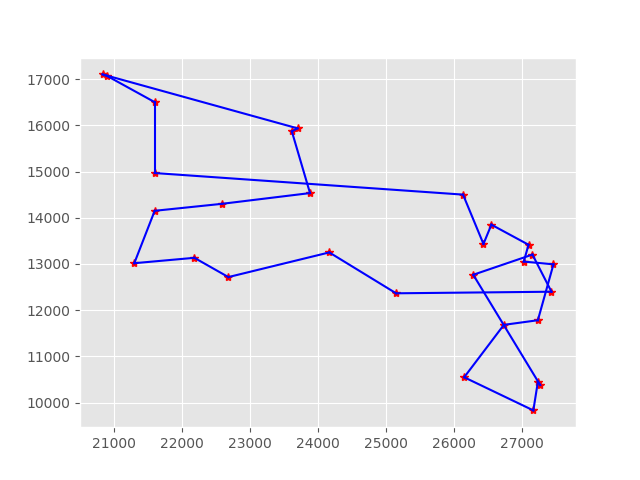

The script that saved this image:
from visualization import x, y
import numpy as np
from random import randint
import matplotlib.pyplot as plt

plt.style.use('ggplot')


def distance(x1, y1, x2, y2):
    return np.sqrt(pow(x2 - x1, 2) + pow(y2 - y1, 2))


citiesAll = []
for i in range(0, len(x)):
    citiesAll.append(i)

minDist = 100000
minList = []

for i in range(0, 70000):
    dist = 0
    passedCities = []
    passedCities.append(0)
    while len(passedCities) < len(x):
        remainedCities = list(set(citiesAll) - set(passedCities))
        cityNum1 = randint(0, len(remainedCities) - 1)
        cityNum2 = randint(0, len(remainedCities) - 1)
        cityNum3 = randint(0, len(remainedCities) - 1)
        cityNum4 = randint(0, len(remainedCities) - 1)
        cityNum5 = randint(0, len(remainedCities) - 1)
        d1 = distance(x[passedCities[-1]], y[passedCities[-1]],
                      x[remainedCities[cityNum1]], y[remainedCities[cityNum1]])
        d2 = distance(x[passedCities[-1]], y[passedCities[-1]],
                      x[remainedCities[cityNum2]], y[remainedCities[cityNum2]])
        d3 = distance(x[passedCities[-1]], y[passedCities[-1]],
                      x[remainedCities[cityNum3]], y[remainedCities[cityNum3]])
        d4 = distance(x[passedCities[-1]], y[passedCities[-1]],
                      x[remainedCities[cityNum4]], y[remainedCities[cityNum4]])
        d5 = distance(x[passedCities[-1]], y[passedCities[-1]],
                      x[remainedCities[cityNum5]], y[remainedCities[cityNum5]])
        if d1 == min(d1, d2, d3, d4, d5):
            cityNum = cityNum1
        else:
            if d2 == min(d1, d2, d3, d4, d5):
                cityNum = cityNum2
            else:
                if d3 == min(d1, d2, d3, d4, d5):
                    cityNum = cityNum3
                else:
                    if d4 == min(d1, d2, d3, d4, d5):
                        cityNum = cityNum4
                    else:
                        cityNum = cityNum5
        passedCities.append(remainedCities[cityNum])
    for j in range(1, len(passedCities)):
        dist += distance(x[passedCities[j]], y[passedCities[j]],
                         x[passedCities[j - 1]], y[passedCities[j - 1]])
    dist += distance(x[0], y[0], x[passedCities[j]], y[passedCities[j]])
    if dist < minDist:
        minDist = dist
        minList = passedCities

print(minDist)
print(minList)
for i in range(0, len(x)):
    plt.plot(x[i], y[i], marker='*', color="red")
for i in range(1, len(minList)):
    plt.plot([x[minList[i]], x[minList[i - 1]]], [y[minList[i]], y[minList[i - 1]]], color="blue")
plt.plot([x[minList[0]], x[minList[-1]]], [y[minList[0]], y[minList[-1]]], color="blue")
plt.savefig("randomSearch.png")
plt.show()
